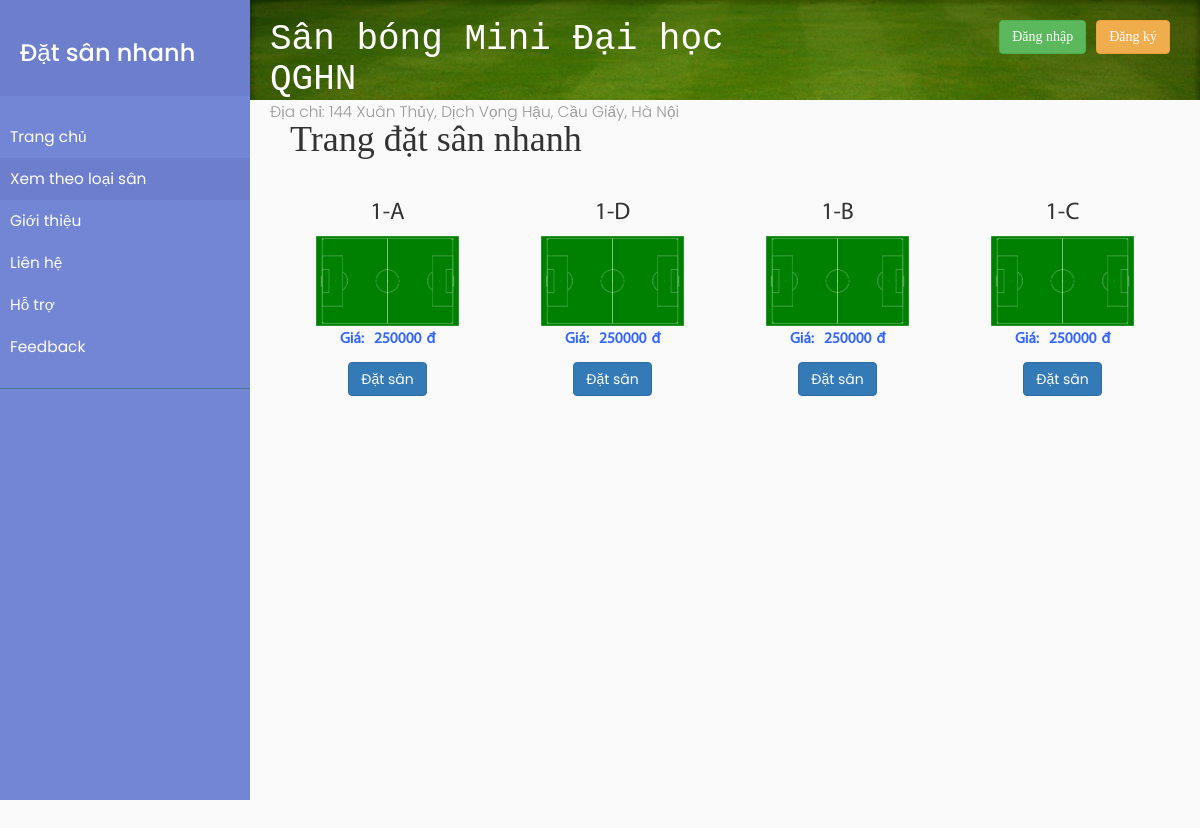
Screenshot of /loaisan/1 with the database file from the repository.
### tables this page shows
CREATE TABLE `tbl_san` (
  `idsan` char(10) NOT NULL,
  `tensan` char(10) DEFAULT NULL,
  `loaisan` char(10) DEFAULT NULL,
  `dongia` int(11) DEFAULT NULL,
  `updatedDate` timestamp NOT NULL DEFAULT current_timestamp() ON UPDATE current_timestamp(),
  `createdDate` timestamp NOT NULL DEFAULT '0000-00-00 00:00:00'
);

### application/controllers/homepage_controller.php (called while the page is built, shortened)
<?php
class homepage_controller extends CI_Controller
{
	function __construct()
	{
		$this->load->helper('url');
		$this->load->library('session');
		$this->load->database();
		$this->load->model('model_san');
		$this->load->model('model_dichvu');
		$this->load->model('model_hoadon');
		$this->load->model('model_hoadonchitiet');
		$this->load->model('model_type');
		$this->load->model('model_customer');
		$this->load->model('model_user');
	}
	public function getSanByType($id)
	{
		$result['data'] = $this->model_san->getPitchByType($id);
		$data = $this->model_dichvu->getAlldichvu();
		$result['type'] = $this->model_type->getAllType();
		if ($data['error'] != '') {
			$result['error'] = $data['error'];
			$this->load->view('errors/html/error_db', $result);
			return false;
		} else {
			$result['dichvu'] = $data['dichvu'];
		}
		$this->load->view('homepage', $result);
	}
}

### index.php (called while the page is built, shortened)
<?php
require_once BASEPATH.'core/CodeIgniter.php';

### application/models/model_dichvu.php (called while the page is built, shortened)
<?php
class model_dichvu extends CI_Model {
    	public function getAlldichvu(){
        try{
          $query = $this->db->get('tbl_dichvu');
          $data['dichvu']= $query->result();
          if($query->num_rows()>0){
          $data['error'] = '';
          }
          else{
            $data['error']= 'Lỗi khi thực hiện get data dịch vụ!';
          }
        }catch(Exception $e){
          $data['error']= 'Lỗi khi thực hiện get data dịch vụ!';
        }
      	return $data;
    	}
  	}
?>

### application/models/model_san.php (called while the page is built, shortened)
<?php
class model_san extends CI_Model {
      public function getPitchByType($id){
        $this->db->where('loaisan',$id);
        $query = $this->db->get('tbl_san');
        return $query->result();
      }
  	}
?>

### application/views/homepage.php (the view, shortened to what this page needs)
<!DOCTYPE html>
<html lang="en">
<head>
  <link rel="stylesheet" href="https://maxcdn.bootstrapcdn.com/bootstrap/3.3.7/css/bootstrap.min.css">
  <link rel="stylesheet" href="/datsannhanh/css/style2.css">
  <link rel="stylesheet" href="/datsannhanh/css/datepicker.css">
  <link rel="stylesheet" href="/datsannhanh/css/toggle.css">
  <link rel="stylesheet" href="//code.jquery.com/ui/1.12.1/themes/base/jquery-ui.css">
  <link rel="stylesheet" href="//cdnjs.cloudflare.com/ajax/libs/timepicker/1.3.5/jquery.timepicker.min.css">
  <link href="/datsannhanh/css/mdtimepicker.css" rel="stylesheet">
  <link rel="stylesheet" href="https://cdnjs.cloudflare.com/ajax/libs/malihu-custom-scrollbar-plugin/3.1.5/jquery.mCustomScrollbar.min.css">
  <link href="//cdnjs.cloudflare.com/ajax/libs/toastr.js/latest/css/toastr.min.css" rel="stylesheet" />
</head>
<body>
  <div class="wrapper">
    <nav id="sidebar">
      <div class="sidebar-header">
        <h3>Đặt sân nhanh</h3>
      </div>
      <ul class="list-unstyled components">
        <li>
          <a href="<?php echo base_url(); ?>">Trang chủ</a>
        </li>
        <li class="active">
          <a href="#homeSubmenu" data-toggle="collapse" aria-expanded="false" class="dropdown-toggle">Xem theo loại sân</a>
        </li>
        <li>
          <a href="#">Giới thiệu</a>
        </li>
        <li>
          <a href="#pageSubmenu" data-toggle="collapse" aria-expanded="false" class="dropdown-toggle">Liên hệ</a>
        </li>
        <li>
          <a href="#">Hỗ trợ</a>
        </li>
        <li>
          <a href="#">Feedback</a>
        </li>
      </ul>
    </nav>
    <div class="header-web">
        <div class="nav-header">
        <h1>Sân bóng Mini Đại học QGHN</h1>
        <p>Địa chỉ: 144 Xuân Thủy, Dịch Vọng Hậu, Cầu Giấy, Hà Nội</p>
      </div>
      <div class="form-inline">
        <?php if ($this->session->userdata('username') == '') { ?>
          <input type="button" name="register" class="btn btn-warning btn-register" value="Đăng ký">
          <input type="button" name="login" class="btn btn-success btn-login" style="margin-right: 10px;" data-toggle="modal" data-target="#loginModal" value="Đăng nhập">
        <?php }; ?>
      </div>
    </div>
    <div id="content">
      <h1>Trang đặt sân nhanh</h1>
      <div class="row">
        <?php foreach ($data as $key => $value) {
        ?>
          <div class="col-sm-3 display-pitch text-center">
            <h3 class="text-center pitch-name"><?php echo  $value->tensan; ?></h3>
            <img src="/datsannhanh/image/san3.png" style="width:70%">
            <p class="text-center price-pitch">Giá:<span style="padding-left: 10px;padding-right: 5px;"><?php echo  $value->dongia; ?></span>đ</p>
            <p class="text-center">
              <input type="button" name="datsan" id="btnDatSan" data-toggle="modal" data-target="#" onclick="choosesan(<?php echo  $value->idsan; ?>)" class="btn btn-primary" value="Đặt sân">
            </p>
          </div>
        <?php } ?>
      </div>
    </div>
  </div>
</body>
</html>

### css/style2.css (style rules this page uses)
body { font-family: 'Poppins', sans-serif; background: #fafafa; }
p { font-family: 'Poppins', sans-serif; font-size: 1.1em; font-weight: 300; line-height: 1.7em; color: #999; }
a, a:hover, a:focus { color: inherit; text-decoration: none; transition: all 0.3s; }
.wrapper { display: flex; width: 100%; }
#sidebar { width: 250px; position: fixed; top: 0; left: 0; height: 100vh; z-index: 999; background: #7386D5; color: #fff; transition: all 0.3s; }
#sidebar .sidebar-header { padding: 20px; background: #6d7fcc; }
#sidebar ul.components { padding: 20px 0; border-bottom: 1px solid #47748b; }
#sidebar ul li a { padding: 10px; font-size: 1.1em; display: block; }
#sidebar ul li.active>a, a[aria-expanded="true"] { color: #fff; background: #6d7fcc; }
a[data-toggle="collapse"] { position: relative; }
.dropdown-toggle::after { display: block; position: absolute; top: 50%; right: 20px; transform: translateY(-50%); }
#content { font-family: "Times New Roman", Times, serif; width: calc(100% - 250px); margin-top: 60px; padding-left: 40px; padding-bottom: 40px; padding-right: 40px; min-height: 100vh; transition: all 0.3s; position: absolute; top: 0; right: 0; }
.display-pitch { padding: 10px }
.pitch-name { font-family:'Myriad Pro Regular'; font-weight:normal; }
.price-pitch { font-family:'Myriad Pro Regular'; font-weight:bold; color: #3366ff; }
.header-web { font-family: "Times New Roman", Times, serif; width: calc(100% - 250px); margin-bottom: 100px; padding: 20px; transition: all 0.3s; position: absolute; top: 0; right: 0; background-color: red; }
.btn-login { float: right; }
.btn-register { float: right; }

### css/toggle.css (style rules this page uses)
.form-inline { align-items: center; margin-right: 1rem !important; }
#content { margin-top: 100px; }
.header-web { height: 100px; background: url("../image/cover5.jpg"); background-repeat: no-repeat, repeat; background-size: cover; }
.header-web .nav-header { float: left; }
.header-web .nav-header h1 { margin: 0; padding: 0; font-family: Courier; color: white; }
@media (max-width: 1224px) { .header-web .nav-header { width: 50%; } }

### application/views/homepage.php (style rules this page uses)
.wrapper { display: flex; width: 100%; }
#sidebar { width: 250px; position: fixed; top: 0; left: 0; height: 100vh; z-index: 999; background: #7386D5; color: #fff; transition: all 0.3s; }

### rows the page displays
tbl_san: tensan "1-A", dongia "250000"
tbl_san: tensan "1-D", dongia "250000"
tbl_san: tensan "1-B", dongia "250000"
tbl_san: tensan "1-C", dongia "250000"
